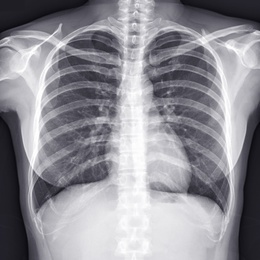
%> input picture Codigos/IM Segmentation/radiograph1.jpg, 260 x 260 px, shrunk from 1283 x 1283 before the run
$ octave imsegmentation.m   (GNU Octave 9; MATLAB toolbox functions it lacks are replaced by stand-ins)
%> lines starting %> are read from the running program, lines starting %| are printed output that depends on the picture; in (x1, y1, x2, y2) boxes, pixels count from 0 and x2, y2 are one past the last pixel; in counts of white or black regions, pixels touching at a corner belong together; the program's own positions count from 1
% Equiop SPECT
% Integrantes
    % Mei Li Luisa Cham Perez A01139386
    % Ana Lucía Soria Cardona A00827565
    % Marcela Enriquez López A01570502
    % Natalia Verónica Flores Del Río A01570472
    % Graciela Rincon


%%
%cargar la imagen con la cual se trabajará

f=imread('radiograph1.jpg');
%> f is the input picture: size 260x260x3 uint8; mean R, G, B 144.3, 143.2, 150
f=double(f(:,:,1));
%> f: size 260x260 double
f=f/max(max(f));
f=imresize(f,2);
%> f: size 520x520 double
figure(1)
imshow(f,[]);
title('Original radiograph')

f2=imread('xray_hand.jpg');
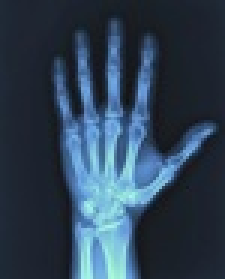
%> input picture Codigos/IM Segmentation/xray_hand.jpg, 75 x 93 px, shrunk from 372 x 461 before the run (shown 3 times larger)
%> f2 is the input picture: size 93x75x3 uint8; mean R, G, B 46.7, 65.6, 84.4
f2=double(f2(:,:,1));
%> f2: size 93x75 double
f2=f2/max(max(f2));
f2=imresize(f2,2);
%> f2: size 186x150 double
figure(2)
imshow(f2,[]);
title('Hand X-ray')

%% Thresholding

%stablish the limits that will be used
seg1 = f2 > 0.5;
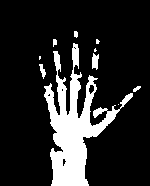
%> seg1: size 186x150 logical; 16.3% white; 10 white regions (4 under 20 px), largest, box (x1, y1, x2, y2) and area: (44, 43, 133, 186) 4288, (92, 53, 99, 70) 87, (39, 64, 46, 79) 52, (133, 86, 141, 92) 28, (53, 39, 57, 47) 25, (74, 31, 78, 38) 24
subplot(3,2,1)
imshow(seg1,[])
title('f2 > 0.5')
subplot(3,2,2)
imshow(seg1.*f2,[])
title('result f> 0.5')

seg1 = f2 < 0.75;
%> seg1: size 186x150 logical; 94.9% white; 14 black regions (6 under 20 px), largest, box (x1, y1, x2, y2) and area: (63, 90, 97, 157) 530, (67, 157, 85, 186) 373, (54, 158, 62, 186) 186
subplot(3,2,3)
imshow(seg1,[])
title('f2 >0.75')
subplot(3,2,4)
imshow(seg1.*f2,[])
title('result f < 0.75')

%second threshold to compare figures too
seg1 = f2 > 0.1;
%> seg1: size 186x150 logical; 99.6% white; black in thin lines or dots, all inside (x1, y1, x2, y2) = (44, 32, 144, 183)
subplot(3,2,5)
imshow(seg1,[])
title('f2 >0.1')
subplot(3,2,6)
imshow(seg1.*2,[])
title('result f2 >0.1')

figure
imhist(f2)
title('histogram')
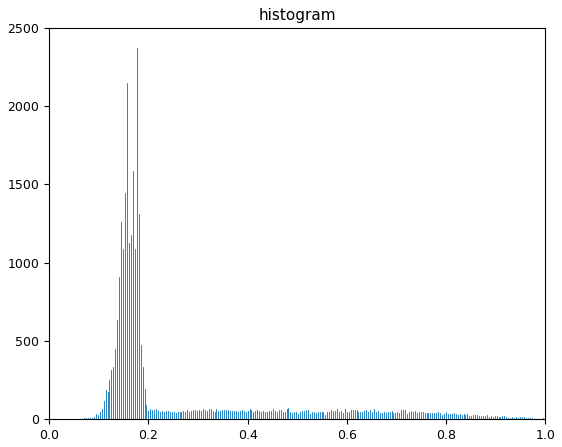
%> figure redrawn from the program's plot data; highest point at x = 0.176, y = 2371
% Use a third threshold based on the histogram
%%
%% Otsu method

%previous  threshold value
thr = graythresh(f) %define threshold
%> thr = 0.549
seg1 = f> thr; %
%> seg1: size 520x520 logical; 53.4% white; 56 black regions (38 under 20 px), largest, box (x1, y1, x2, y2) and area: (64, 60, 246, 428) 36689, (287, 62, 460, 429) 30243, (0, 197, 85, 520) 17939
imshow(seg1,[])%black and white image contrast that is placed under the original image
dxp=[0,1;-1,0];
dyp=[1,0;0,-1];  % gradiente en y
edgemap = abs(conv2(seg1,dxp,'same'))+abs(conv2(seg1,dyp,'same'));    %mapa de orillas centrado
imshow(f+edgemap,[0,1]);     % ver las orillas de la imagen, otra forma de visualizar las imagenes
title('Original X-ray Otsu Threshold')

% Compare the otsu provided threshold vs the one you selected in the
% preview step.

% Do you trust the Otsu treshold?
%the results after this threshold show an image thats outlined and
%highlights the image's key features on the radiograph.

% Select your own image and compute the otsu threshold
figure()
thr2 = graythresh(f2)
%> thr2 = 0.408
seg2 = f2> thr2;
%> seg2: size 186x150 logical; 20.7% white; 3 white regions (1 under 20 px), largest, box (x1, y1, x2, y2) and area: (43, 24, 142, 186) 5621, (38, 50, 48, 81) 139
imshow(seg2,[])
dxp=[0,1;-1,0];
dyp=[1,0;0,-1];  % gradiente en y
edgemap = abs(conv2(seg2,dxp,'same'))+abs(conv2(seg2,dyp,'same'));    %mapa de orillas centrado
%> edgemap: size 186x150 double
imshow(f2+edgemap,[0,1]);     % ver las orillas de la imagen, otra forma de visualizar las imagenes
title(' Proposed Hand X-ray Otsu threshold')

%se ve que la segmentacion es buena pero tiene algunas fallas para el xray
%de la mano

%% Kmeans segmentation
 % se especifica el numero de clases
%[L,Centers] = imsegkmeans(int8(255*f),3);    % el numero despues de la coma es el numero de clases
[L,Centers] = imsegkmeans(int8(255*f),5);    % el numero despues de la coma es el numero de clases
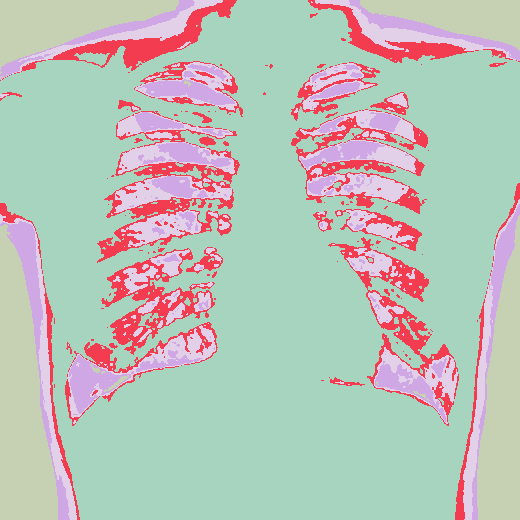
%> L: size 520x520 uint8; 5 distinct labels, from 1 to 5; one colour per label, 0 black
%> Centers = [127; 105; 61; 28; 83]
B = labeloverlay(f,L);
imshow(B)
title("Labeled Image")
imshow(int8(255*f)<Centers(1),[])
imshow(int8(255*f)<Centers(2),[])
imshow(int8(255*f)>Centers(3),[])
edgemap = abs(conv2(L,dxp,'same'))+abs(conv2(L,dyp,'same'));
%> edgemap: size 520x520 double; 10 distinct labels, from 0 to 10
imshow(f+edgemap,[0,1]);
title ('5 centers')

% Do the same procedure but now with 5 centers.
% Is the segmentation better?   Sí

[L,Centers] = imsegkmeans(int8(255*f2),5);    % el numero despues de la coma es el numero de clases
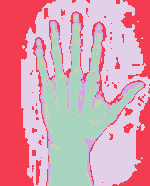
%> L: size 186x150 uint8; 5 distinct labels, from 1 to 5; one colour per label, 0 black
%> Centers = [126; 45; 74; 100; 37]
B = labeloverlay(f2,L);
%> B: size 186x150x3 uint8
imshow(B)
title("Labeled Image")
imshow(int8(255*f2)<Centers(1),[])
imshow(int8(255*f2)<Centers(2),[])
imshow(int8(255*f2)>Centers(3),[])
edgemap = abs(conv2(L,dxp,'same'))+abs(conv2(L,dyp,'same'));
%> edgemap: size 186x150 double
imshow(f2+edgemap,[0,1]);
title ('5 centers')
%% Watershed segmentation

edgeC = edge(f,'Canny');
%> edgeC: size 520x520 logical; 7.9% white in thin lines or dots
imshow(edgeC,[])
D = bwdist(edgeC);
imshow(D,[])
title('Distance Transform of Binary Image')  % que tan lejos estan de las orillas
L = watershed(D);
%> L: size 520x520 uint16; 434 distinct labels, from 0 to 433

edgemap = abs(conv2(L,dxp,'same'))+abs(conv2(L,dyp,'same'));
%> edgemap: size 520x520 double; 651 distinct labels, from 0 to 866
imshow(f+edgemap,[0,1]);
title ('Edge Map')


L(edgeC) = 0;
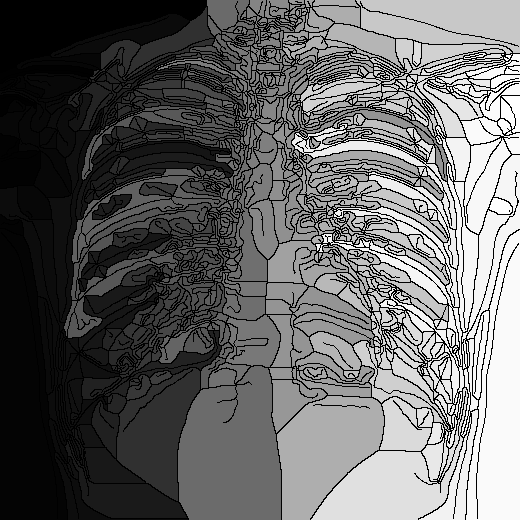
%> L: size 520x520 uint16; min 0, max 433, mean 174.3; drawn with min black and max white
%%
% Display the resulting label matrix as an RGB image.

rgb = label2rgb(L,'jet',[.5 .5 .5]);
imshow(rgb)
title('Watershed Transform')

% provide an alterante segmentation based on a different edge detector
%utilizar otro edge detector
edgex=[1,-1];
g1=conv2(f,edgex,'same');
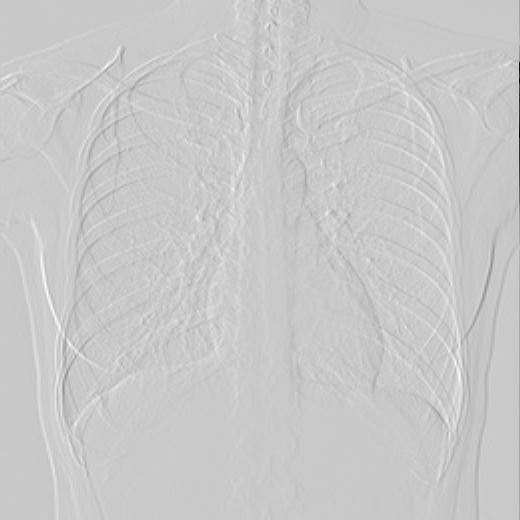
%> g1: size 520x520 double; min -0.781, max 0.21, mean -0.000454; drawn with min black and max white
figure()
imshow(g2,[-10,10])
%> (this line was passed over: g2 is not available in this run)
title('Sobel Mask edge detection x')
